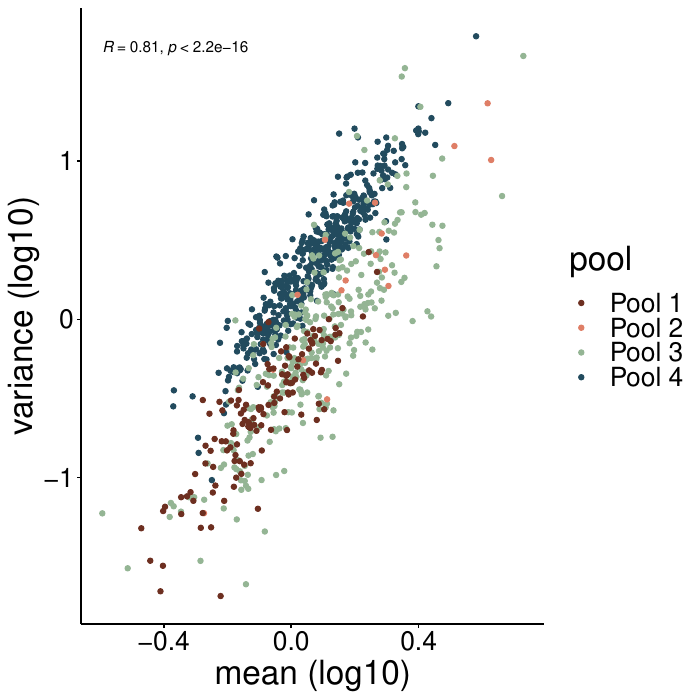

Source code (R):
require(dplyr)
require(tidyverse)
require(GenomicRanges)
library(MetBrewer)
require(ggstatsplot)
library(ggpubr)


plot_theme <- function () {
    theme_bw(base_size = 12, base_family = 'Helvetica') +
        theme(panel.grid.major = element_blank(),
              panel.grid.minor = element_blank(),
              plot.title = element_text(hjust = 0.5),
              text = element_text(size=24, colour = 'black'),
              panel.border = element_blank(),
              axis.line = element_line(colour = "black"),
              axis.ticks.x = element_line(colour = 'black'),
              axis.ticks.y = element_line(colour = 'black'),
              axis.text.x = element_text(colour = 'black'),
              axis.text.y = element_text(colour = 'black'))
}

plot_theme_facet <- function () {
    theme_bw(base_size = 12, base_family = 'Helvetica') +
        theme(panel.grid.major = element_blank(),
              panel.grid.minor = element_blank(),
              plot.title = element_text(hjust = 0.5),
              text = element_text(size = 24, colour = 'black'),
              strip.background = element_blank(),
              panel.border = element_rect(colour="black"),
              axis.ticks.x = element_line(colour = 'black'),
              axis.ticks.y = element_line(colour = 'black'),
              axis.text.x = element_text(colour = 'black'),
              axis.text.y = element_text(colour = 'black'))
}
# change path to file depending on folder structure
all_pre_calculated = read_tsv('./dat/all_withMIN_071222.tsv', show_col_types = FALSE) %>%
    select(-X)

# change path to file depending on folder structure
LP1_pool1_locations = read_tsv('./dat/CAS LP1 bulk locations.tsv', show_col_types = FALSE)

LP1_pool1 =
    all_pre_calculated %>%
    filter(pool == 'LP1_0221') %>%
    inner_join(LP1_pool1_locations, by = 'tBC') %>%
    select(-contains('.'), -counts)

LP1_pool1_2 =
    all_pre_calculated %>%
    filter(pool == 'LP1_0621') %>%
    inner_join(LP1_pool1_locations, by = 'tBC') %>%
    select(-contains('.'), -counts)
# change path to file depending on folder structure
LP3_pool_locations = read_tsv('./dat/TRIP_LP3_mapped_locations_090722.tsv',
                              show_col_types = FALSE)
LP3_pool =
    all_pre_calculated %>%
    filter(pool == 'LP3') %>%
    distinct() %>%
    inner_join(LP3_pool_locations, by = 'tBC') %>%
    select(-contains('.'), -counts)
# change path to file depending on folder structure
LP1_locations = read.csv('./dat/mapped_locations_chromHMM_120321.tsv', sep = '\t')
LP1_latest_pool =
    all_pre_calculated %>%
    filter(pool == 'LP1_latest') %>%
    inner_join(LP1_locations, by = 'tBC') %>%
    select(-contains('.'), -counts)
inner_join(LP1_pool1, LP1_pool1_2, by = c('tBC', 'chr', 'location', 'annotation', 'strand')) %>%
    ggplot(aes(mean_z.x, mean_z.y)) +
    geom_point() +
    plot_theme()
LP1_pool1_unique = anti_join(LP1_pool1, LP1_pool1_2, by = 'tBC')
LP1_pools = bind_rows(LP1_pool1_2, LP1_pool1_unique)
all_pools = bind_rows(LP1_latest_pool, LP1_pools, LP3_pool) %>%
    mutate(id = paste(tBC, pool, sep = '_')) 
all_pools_gr = all_pools %>%
    mutate(start = location, end = location) %>%
    select(-location) %>%
    makeGRangesFromDataFrame(keep.extra.columns = TRUE)
all_pools %>%
    select(id, tBC, chr, location, strand, annotation, mean, var, mean_z, var_z, twopower_MIN, pool) %>%
    write_tsv('Supplementary Table 1.txt')
head(all_pools)
pdf("fig2_2.pdf")
all_pools %>%
    mutate(pool = case_when(
        pool == 'LP1_0221' ~ 'Pool 2',
        pool == 'LP1_0621' ~ 'Pool 3',
        pool == 'LP1_latest' ~ 'Pool 4',
        pool == 'LP3' ~ 'Pool 1'
    )) %>%
    ggplot(aes(log10(mean), log10(var))) +
    geom_point(aes(colour = pool)) +
    plot_theme() +
    scale_colour_manual(values = met.brewer('Hokusai1')[c(1, 3, 6, 7)]) +
    xlab('mean (log10)') +
    ylab('variance (log10)') +
    stat_cor(method = "pearson")
all_pools %>%
    mutate(pool = case_when(
        pool == 'LP1_0221' ~ 'Pool 2',
        pool == 'LP1_0621' ~ 'Pool 3',
        pool == 'LP1_latest' ~ 'Pool 4',
        pool == 'LP3' ~ 'Pool 1'
    )) %>%
    ggplot(aes(log10(mean), MIN/2)) +
    geom_point(aes(colour = pool)) +
    plot_theme() +
    scale_colour_manual(values = met.brewer('Hokusai1')[c(1, 3, 6, 7)]) +
    xlab('mean (log10)') +
    ylab('MIN (log10)') +
    stat_cor(method = "pearson")
dev.off()

